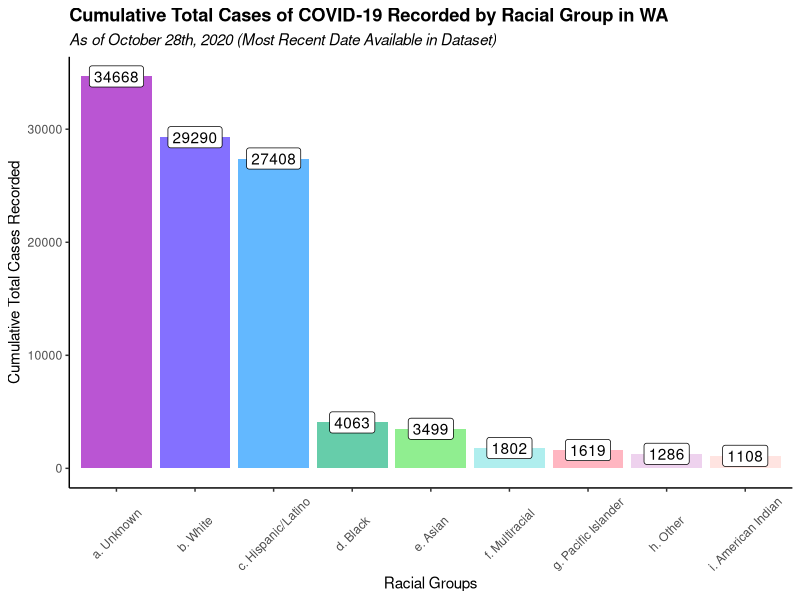

The R source for this figure:
library(tidyverse)
library(readxl)
library(knitr)

race_data <- read.csv("./data/Race Data Entry - CRDT.csv")

cumulative_cases_perrace <- race_data %>%
  group_by(State) %>%
  filter(State == "WA") %>%
  arrange(Date) %>%
  summarize(Date = as.Date(as.character(Date), format = "%Y%m%d"),
            "White" = Cases_White,
            "Black" = Cases_Black,
            "Hispanic/Latino" = Cases_LatinX,
            "Asian" = Cases_Asian,
            "American Indian/Alaska Native" = Cases_AIAN,
            "Native Hawaiian/Pacific Islander" = Cases_NHPI,
            "Multiracial" = Cases_Multiracial,
            "Other" = Cases_Other,
            "Unknown" = Cases_Unknown) %>%
  filter(State == "WA") %>% 
  slice(- (1:9))

cumulative_cases <- top_n(cumulative_cases_perrace,1)

library(ggplot2)
theme_set(theme_classic())
#How to add values above bar/column
plot_two <- ggplot(data = cumulative_cases) + 
  geom_col(mapping = aes(x = "a. Unknown", y = 34668), fill = "mediumorchid") +
  geom_label(mapping = aes(x = "a. Unknown", y = 34668, label = 34668)) +
  geom_col(mapping = aes(x = "b. White", y = 29290), fill = "lightslateblue") + 
  geom_label(mapping = aes(x = "b. White", y = 29290, label = 29290)) +
  geom_col(mapping = aes(x = "c. Hispanic/Latino", y = 27408), fill = "steelblue1") +
  geom_label(mapping = aes(x = "c. Hispanic/Latino", y = 27408, label = 27408)) +
  geom_col(mapping = aes(x = "d. Black", y = 4063), fill = "mediumaquamarine") +
  geom_label(mapping = aes(x = "d. Black", y = 4063, label = 4063)) +
  geom_col(mapping = aes(x = "e. Asian", y = 3499), fill = "lightgreen") + 
  geom_label(mapping = aes(x = "e. Asian", y = 3499, label = 3499)) +
  geom_col(mapping = aes(x = "f. Multiracial", y = 1802), fill = "paleturquoise") + 
  geom_label(mapping = aes(x = "f. Multiracial", y = 1802, label = 1802)) +
  geom_col(mapping = aes(x = "g. Pacific Islander", y = 1619), fill = "lightpink") +
  geom_label(mapping = aes(x = "g. Pacific Islander", y = 1619, label = 1619)) +
  geom_col(mapping = aes(x = "h. Other", y = 1286), fill = "thistle2") + 
  geom_label(mapping = aes(x = "h. Other", y = 1286, label = 1286)) +
  geom_col(mapping = aes(x = "i. American Indian", y = 1108), fill = "mistyrose") +
  geom_label(mapping = aes(x = "i. American Indian", y = 1108, label = 1108)) +
  labs(title="Cumulative Total Cases of COVID-19 Recorded by Racial Group in WA", 
       subtitle="As of October 28th, 2020 (Most Recent Date Available in Dataset)",
       x ="Racial Groups", y ="Cumulative Total Cases Recorded") +
  theme(axis.text.x = element_text(angle= 45, vjust= 0.5))+
  theme(plot.subtitle = element_text(face = "italic"))+
  theme(plot.title = element_text(face = "bold"))
